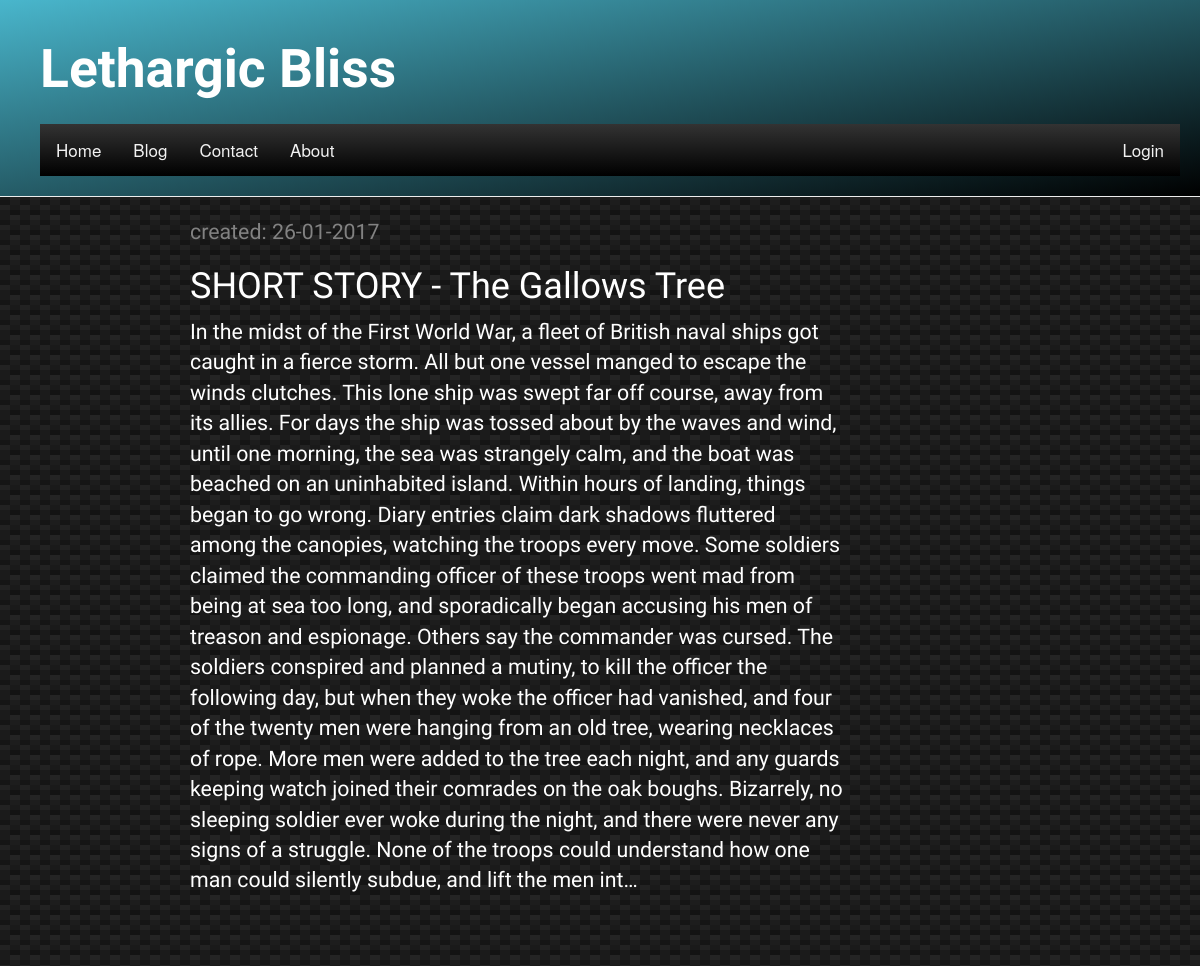
Screenshot of /drafts/ with the database file from the repository.
### blog/models.py (models this page shows, shortened)
class Post(models.Model):
    author = models.ForeignKey('auth.User')
    title = models.CharField(max_length=200)
    text = models.TextField()
    created_date = models.DateTimeField(
            default=timezone.now)
    published_date = models.DateTimeField(
            blank=True, null=True)

### blog/views.py (the view)
# urls.py: url(r'^drafts/$', views.post_draft_list, name='post_draft_list'),
def post_draft_list(request):
    posts = Post.objects.filter(published_date__isnull=True).order_by('created_date')
    return render(request, 'blog/post_draft_list.html', {'posts': posts})

### blog/templates/blog/post_draft_list.html
{% extends 'blog/base.html' %}
{% block content %}
    {% for post in posts %}
        <div class="post">
            <p class="date">created: {{ post.created_date|date:'d-m-Y' }}</p>
            <h1><a href="{% url 'post_detail' pk=post.pk %}">{{ post.title }}</a></h1>
            <p>{{ post.text|truncatechars:1250 }}</p>
        </div>
    {% endfor %}
{% endblock %}

### blog/static/css/blog.css (style rules this page uses)
html { height: 100%; }
body { height:100%; flex-direction:column; background: linear-gradient(27deg, #151515 5px, transparent 5px) 0 5px, linear-gradient(207deg, #151515 5px, transparent 5px) 10px 0px, linear-gradient(27deg, #222 5px, transparent 5px) 0px 10px, linear-gradient(207deg, #222 5px, transparent 5px) 10px 5px, linear-gradient(90deg, #1b1b1b 10px, transparent 10px), linear-gradient(#1d1d1d 25%, #1a1a1a 25%, #1a1a1a 50%, transparent 50%, transparent 75%, #242424 75%, #242424); background-color: #131313; background-size: 20px 20px; }
h1, h2, h3, h4 { font-family: 'Julius Sans One'; color: #ffffff; }
.date { color: #828282; }
.post { margin-bottom: 70px; color: #ffffff; }
.post h1 a, .post h1 a:visited { color: #ffffff; }

### rows the page displays
Post: created_date "26-01-2017", title "SHORT STORY - The Gallows Tree", text "In the midst of the First World War, a fleet of British naval ships got caught in a fierce storm. All but one vessel manged to escape the winds clutches. This lone ship was swept far off course, away from its allies. For days the ship was tossed about by the waves and wind, until one morning, the sea was strangely calm, and the boat was beached on an uninhabited island. Within hours of landing, things began to go wrong. Diary entries claim dark shadows fluttered among the canopies, watching the troops every move. Some soldiers claimed the commanding officer of these troops went mad from being at sea too long, and sporadically began accusing his men of treason and espionage. Others say the…"
